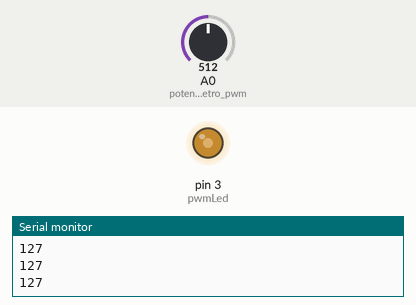
A sketch run on a simulated Arduino Uno, built with avr-gcc and run on an emulated ATmega328P. On the bench: output pins drawn as LEDs (lit = HIGH), the last lines printed to the serial monitor. The test bench sets the inputs (shaded band); at power-on: A0 (potenciometro_pwm) = 512.

Above: at 1.2 s.
1.3 s: A0 (potenciometro_pwm) set to 716
At 2.5 s:
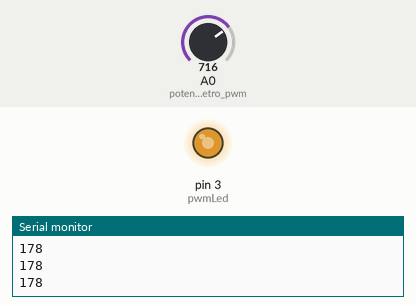
2.8 s: A0 (potenciometro_pwm) set to 900
At 3.9 s:
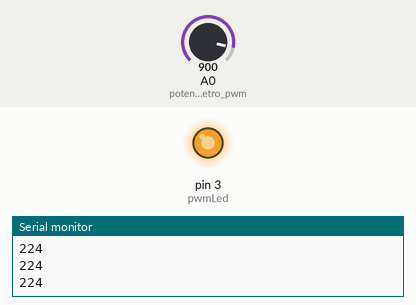
4.3 s: A0 (potenciometro_pwm) set to 122
At 5.2 s:
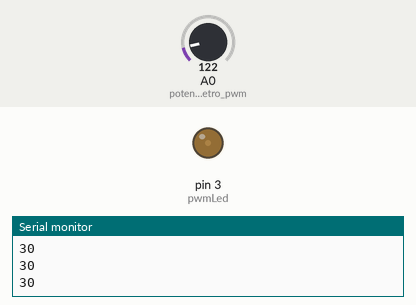
5.8 s: A0 (potenciometro_pwm) set to 0
At 6.5 s:
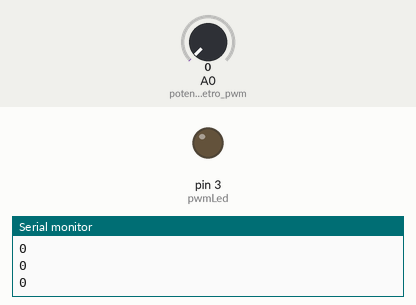
7.3 s: A0 (potenciometro_pwm) set to 511
At 7.8 s:
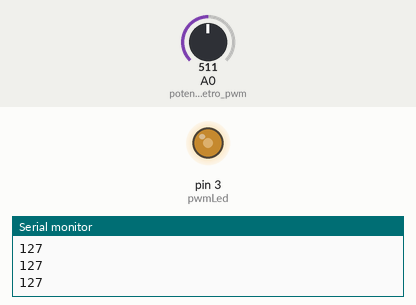
Timing chart, 0 to 9.8 s (numbered marks = the images above; inputs shaded):
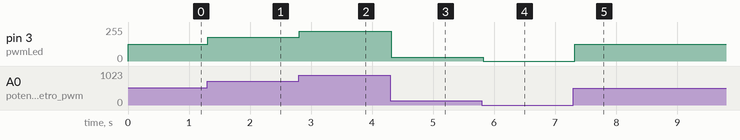

The sketch:

LED_PWM.ino
```cpp
/*
 * Fundacion Kinal
 * Centro educativo tecnico laboral Kinal
 * Electronica
 * Grado: Quinto
 * Sección: A
 * Curso: Taller de electronica digital y reparación de computadoras I
 * Nombre: PABLO ALEXANDER CANEL AGUILON
 * Carnet: 2022344
 * Proyecto: Led PWM
*/
#define potenciometro_pwm A0     //PIN 14
#define pwmLed 3


//Variables
unsigned int potenciometro = 0;
unsigned int iluminacionLed = 0;

void setup()
{
 Serial.begin(9600);
 pinMode(potenciometro_pwm, INPUT);
 pinMode(pwmLed, OUTPUT);
}

void loop() {
  potenciometro = analogRead(potenciometro_pwm); //leo el canal analogico A0
  iluminacionLed = map(potenciometro, 0, 1023, 0, 255);
  analogWrite(pwmLed, iluminacionLed);
  delay(100);
  Serial.println(iluminacionLed);
}
```

Measured:
- after the input at 1.3 s, pin 3 (pwmLed): 127/255 → 178/255 at once
- after the input at 2.8 s, pin 3 (pwmLed): 178/255 → 224/255 at once
- after the input at 4.3 s, pin 3 (pwmLed): 224/255 → 30/255 at once
- after the input at 5.8 s, pin 3 (pwmLed): 30/255 → 0/255 at once
- after the input at 7.3 s, pin 3 (pwmLed): 0/255 → 127/255 at once
